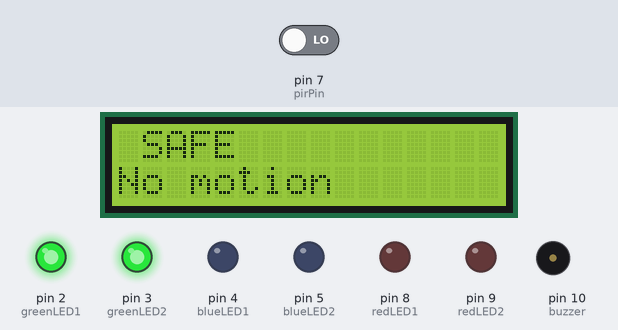
The sketch below on a simulated Arduino Uno, built with avr-gcc and run on an emulated ATmega328P. Parts: 16×2 character LCD, output pins drawn as LEDs (lit = HIGH), buzzer (waves = sounding). Dashed ring = blinking. The inputs (shaded band) are chosen by the test bench; at power-on: pin 7 (pirPin) LOW. What the sketch prints to the serial monitor is not drawn.

Above: at 3.2 s.
3.3 s: pin 7 (pirPin) driven HIGH
At 3.82 s:
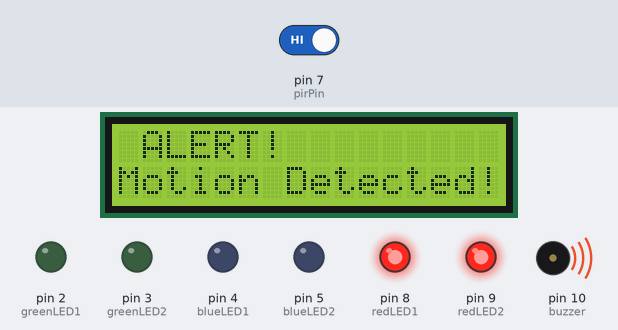
At 5.1 s:
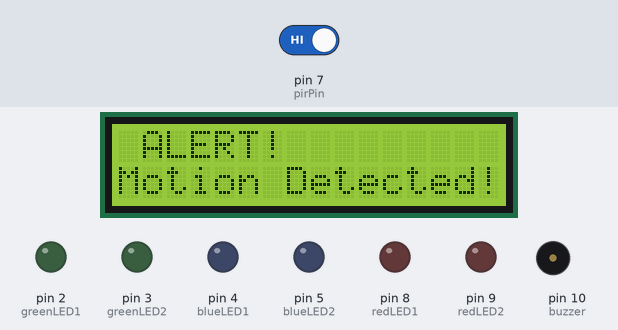
5.6 s: pin 7 (pirPin) driven LOW
At 5.79 s:
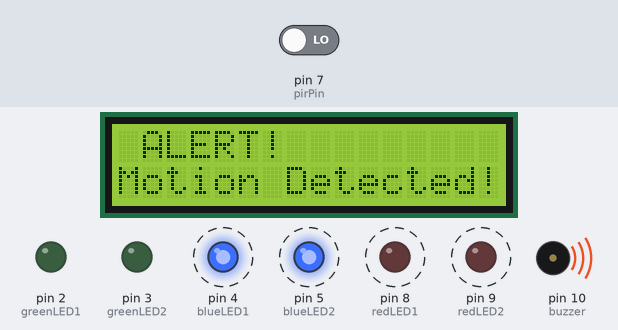
Timing chart, 0 to 15.3 s (numbered marks = the images above; inputs shaded):
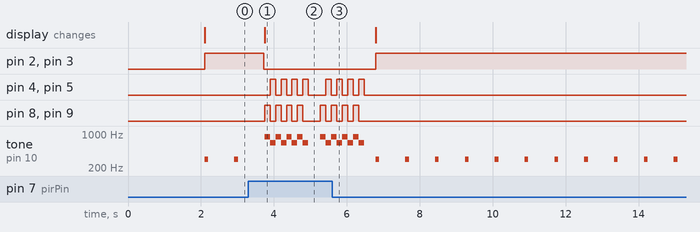

Measured:
- after the input at 3.3 s, pin 2 (greenLED1), pin 3 (greenLED2): HIGH → LOW after 0.42 s
- after the input at 5.6 s, pin 2 (greenLED1), pin 3 (greenLED2): LOW → HIGH after 1.2 s; pin 4 (blueLED1), pin 5 (blueLED2): goes on until 6.5 s, then stays LOW; pin 8 (redLED1), pin 9 (redLED2): goes on until 6.3 s, then stays LOW
- by itself, tone on pin 10 (buzzer): plays 660 Hz for 0.15 s, 880 Hz for 0.15 s, 660 Hz for 0.15 s, 880 Hz for 0.15 s, 660 Hz for 0.15 s, 300 Hz for 0.10 s … (16 notes in this stretch)

The sketch:

alarmCenterSystemPIRsensor.ino
```cpp
#include <Wire.h>
#include <LiquidCrystal_I2C.h>

//LCD
LiquidCrystal_I2C lcd(0x27, 16, 2);

// Pin Definitions
const int pirPin     = 7;
const int greenLED1  = 2;
const int greenLED2  = 3;
const int blueLED1   = 4;
const int blueLED2   = 5;
const int redLED1    = 8;
const int redLED2    = 9;
const int buzzer     = 10;

void setup() {
  Serial.begin(9600);

  // LCD Init
  lcd.init();
  lcd.backlight();  //
  lcd.clear();
  lcd.setCursor(0, 0);
  lcd.print("System Starting...");
  delay(2000);

  // Pin Modes
  pinMode(pirPin, INPUT);
  pinMode(greenLED1, OUTPUT);
  pinMode(greenLED2, OUTPUT);
  pinMode(blueLED1, OUTPUT);
  pinMode(blueLED2, OUTPUT);
  pinMode(redLED1, OUTPUT);
  pinMode(redLED2, OUTPUT);
  pinMode(buzzer, OUTPUT);
}

void loop() {
  int motion = digitalRead(pirPin);

  if (motion == HIGH) {
    Serial.println(" Motion Detected!");

    // Turn off green
    digitalWrite(greenLED1, LOW);
    digitalWrite(greenLED2, LOW);

    // LCD alert
    lcd.clear();
    lcd.setCursor(0, 0);
    lcd.print(" ALERT!");
    lcd.setCursor(0, 1);
    lcd.print("Motion Detected!");

    // Police effect + siren
    for (int i = 0; i < 4; i++) {
      digitalWrite(redLED1, HIGH);
      digitalWrite(redLED2, HIGH);
      digitalWrite(blueLED1, LOW);
      digitalWrite(blueLED2, LOW);
      tone(buzzer, 880);
      delay(150);

      digitalWrite(redLED1, LOW);
      digitalWrite(redLED2, LOW);
      digitalWrite(blueLED1, HIGH);
      digitalWrite(blueLED2, HIGH);
      tone(buzzer, 660);
      delay(150);
    }

    noTone(buzzer);
    digitalWrite(redLED1, LOW);
    digitalWrite(redLED2, LOW);
    digitalWrite(blueLED1, LOW);
    digitalWrite(blueLED2, LOW);

  } else {
    Serial.println(" No motion.");

    // LCD safe
    lcd.clear();
    lcd.setCursor(0, 0);
    lcd.print(" SAFE");
    lcd.setCursor(0, 1);
    lcd.print("No motion");

    // Green LEDs ON
    digitalWrite(greenLED1, HIGH);
    digitalWrite(greenLED2, HIGH);

    // Others OFF
    digitalWrite(redLED1, LOW);
    digitalWrite(redLED2, LOW);
    digitalWrite(blueLED1, LOW);
    digitalWrite(blueLED2, LOW);

    // Safe beep
    tone(buzzer, 300);
    delay(100);
    noTone(buzzer);
    delay(400);
  }

  delay(300); // Short pause between reads
}
```
